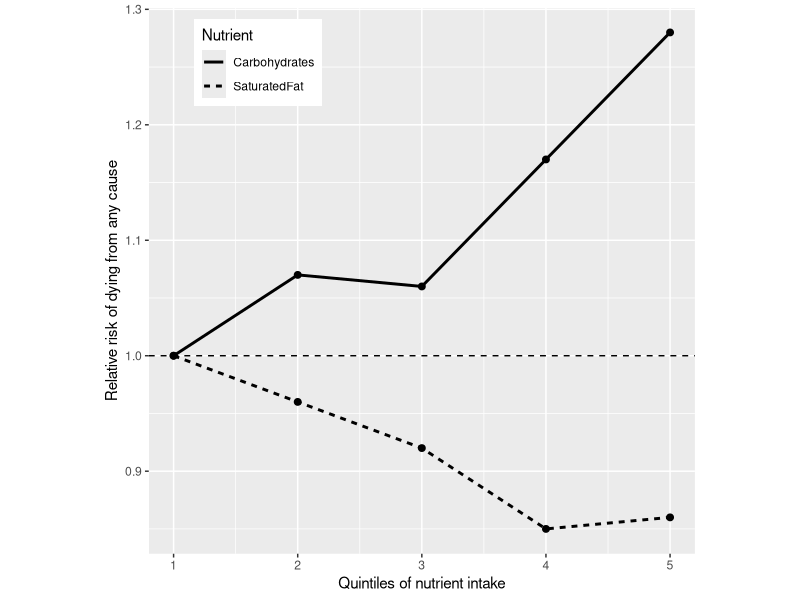

Write the R code that produced this figure.
## ---- chunk 1
library(tidyverse)

## ---- chunk 2

carb_rr <- c(1, 1.07, 1.06, 1.17, 1.28)
satfat_rr <- c(1, 0.96, 0.92, 0.85, 0.86)

df <- 
  data.frame(
    quartile = seq(1, 5), 
    Carbohydrates = carb_rr, 
    SaturatedFat = satfat_rr
  )

df  %>% 
  gather(Nutrient, RelativeRisk, -quartile) %>%  # convert to long format
  ggplot(aes(x = quartile, y = RelativeRisk, linetype = Nutrient)) +
  geom_line(size = 1) +
  geom_point(size=2) + 
  geom_hline(yintercept = 1,linetype='dashed') +
  theme(legend.position = c(0.2,0.9)) +
  theme(aspect.ratio = 1) +
  labs(
    y = "Relative risk of dying from any cause",
    x = "Quintiles of nutrient intake"
  )
